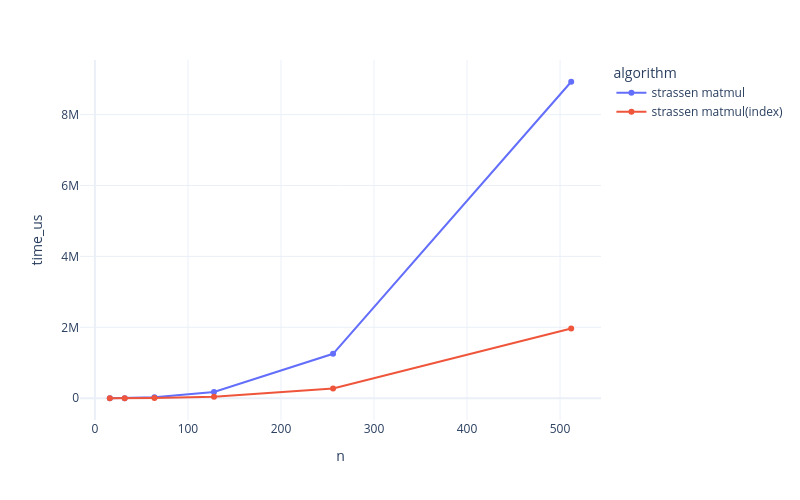

The cell this chart's notebook holds for it:
### Code cell
fig = px.line(df[df["algorithm"].isin(["strassen matmul", "strassen matmul(index)"])],
              x='n',
              y='time_us',
              color='algorithm',
              markers=True)
fig.show()

### Figure 1 — Plotly figure (JSON) as saved in the notebook; plotly's stock layout.template omitted (floating-point values rounded to 4 significant figures)
{"data": [{"hovertemplate": "algorithm=strassen matmul<br>n=%{x}<br>time_us=%{y}<extra></extra>", "legendgroup": "strassen matmul", "line": {"color": "#636efa", "dash": "solid"}, "marker": {"symbol": "circle"}, "mode": "lines+markers", "name": "strassen matmul", "orientation": "v", "showlegend": true, "type": "scatter", "x": [16, 32, 64, 128, 256, 512], "xaxis": "x", "y": [518, 3617, 25532, 177877, 1253697, 8926402], "yaxis": "y"}, {"hovertemplate": "algorithm=strassen matmul(index)<br>n=%{x}<br>time_us=%{y}<extra></extra>", "legendgroup": "strassen matmul(index)", "line": {"color": "#EF553B", "dash": "solid"}, "marker": {"symbol": "circle"}, "mode": "lines+markers", "name": "strassen matmul(index)", "orientation": "v", "showlegend": true, "type": "scatter", "x": [16, 32, 64, 128, 256, 512], "xaxis": "x", "y": [111, 783, 5516, 38996, 275940, 1965623], "yaxis": "y"}], "layout": {"height": 500, "legend": {"title": {"text": "algorithm"}, "tracegroupgap": 0}, "margin": {"t": 60}, "width": 800, "xaxis": {"anchor": "y", "domain": [0, 1], "title": {"text": "n"}}, "yaxis": {"anchor": "x", "domain": [0, 1], "title": {"text": "time_us"}}}}
